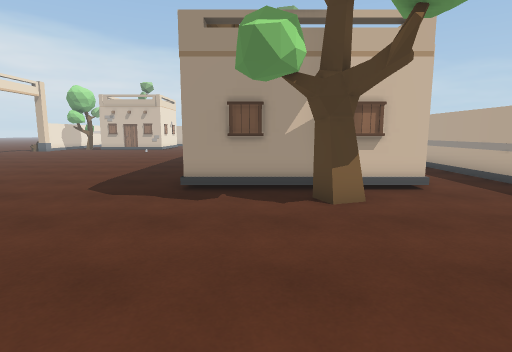
View 1 (above)

24 first-person views from a walk through a Unity game level. The camera is 1.4 m above the floor, tilts 8° down and sees 80° across. The floor is counted in squares, 1 m on a side. Each view is taken from the middle of a square. On the plan, view 1 faces up. The plan holds only what a view shows up to about 14 squares ahead; the rest is blank. The place goes on beyond the plan. The player is left out.

View 2
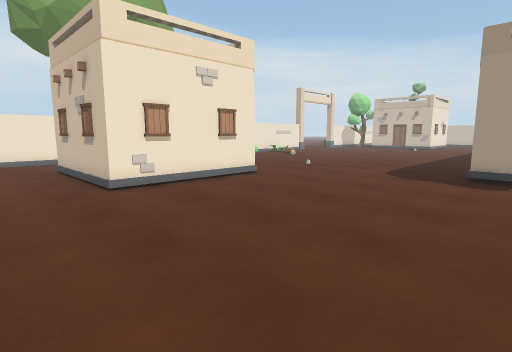

View 3
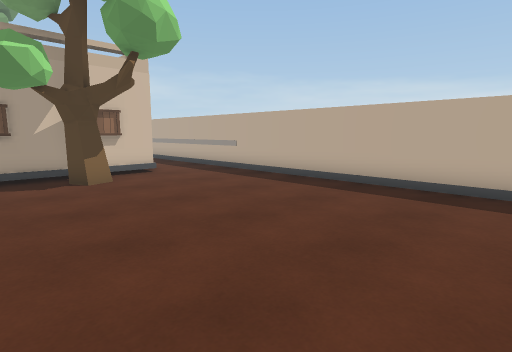

View 4
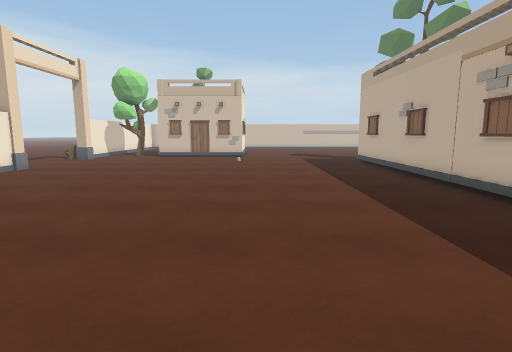

View 5
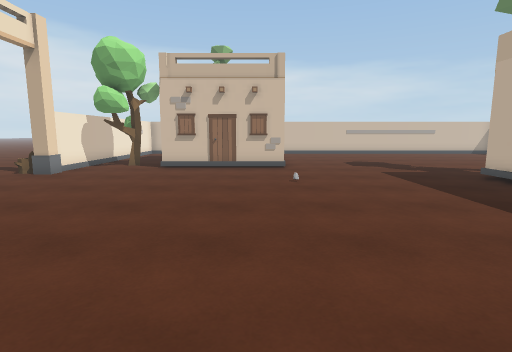

View 6
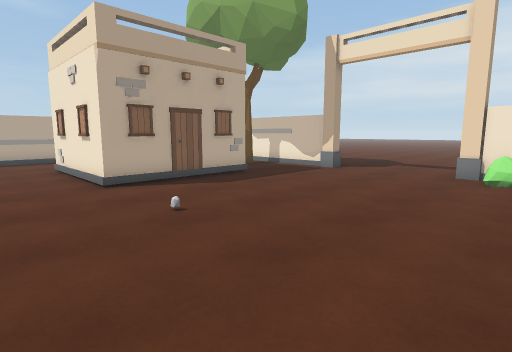

View 7
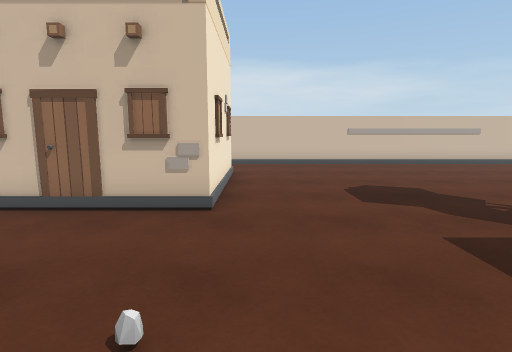

View 8
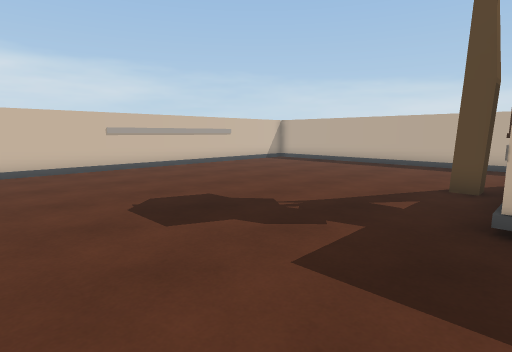

View 9
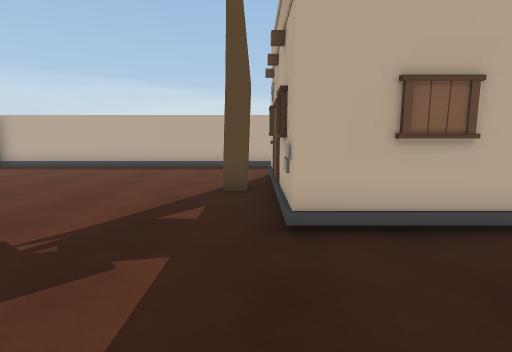

View 10
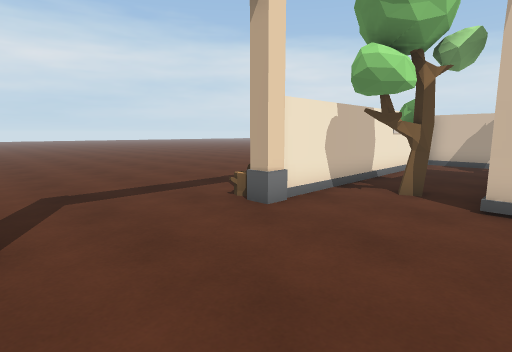

View 11
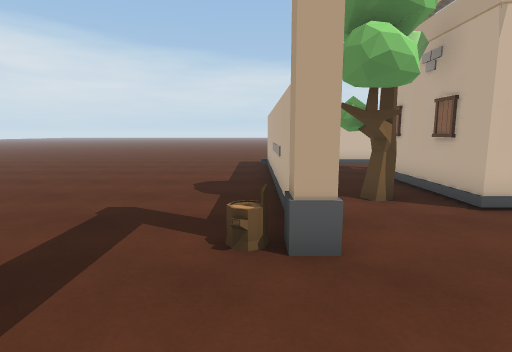

View 12
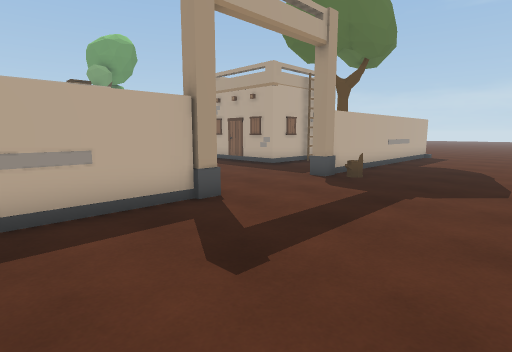

View 13
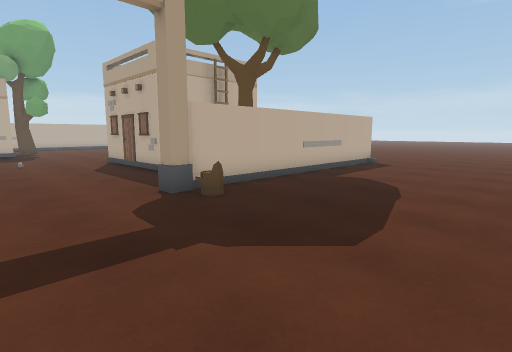

View 14
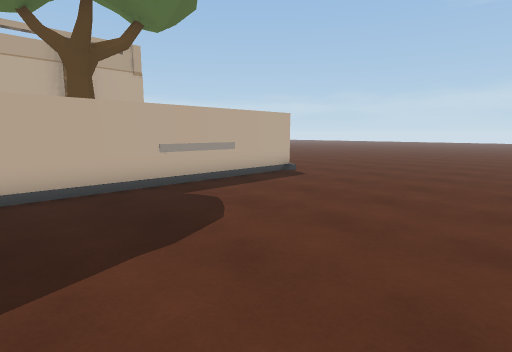

View 15
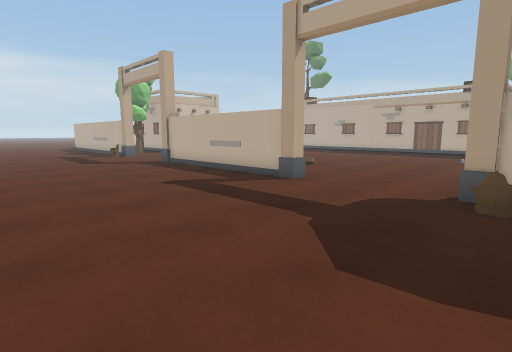

View 16
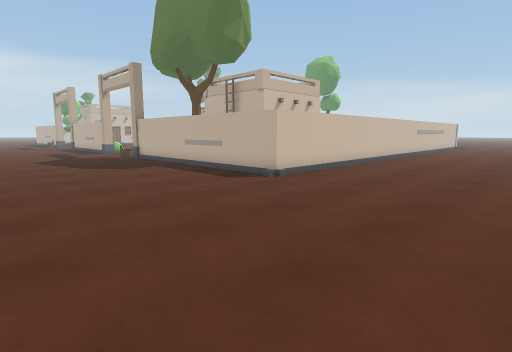

View 17
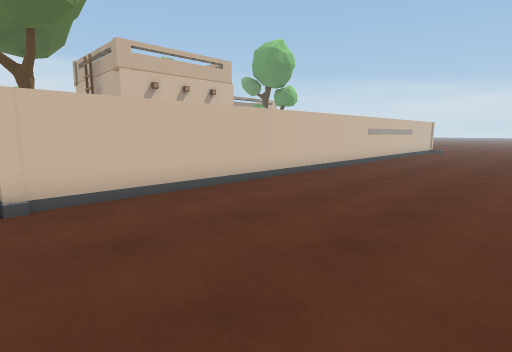

View 18
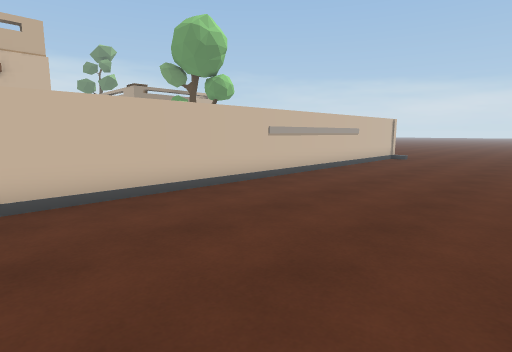

View 19
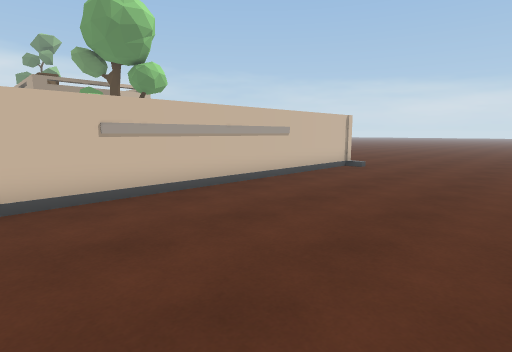

View 20
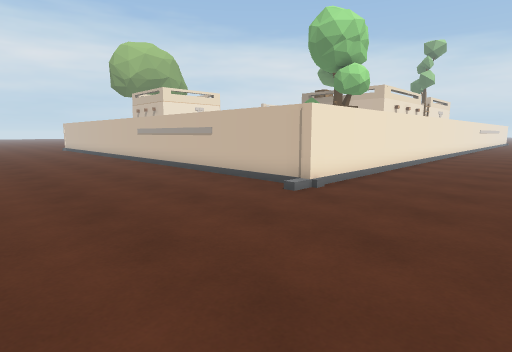

View 21
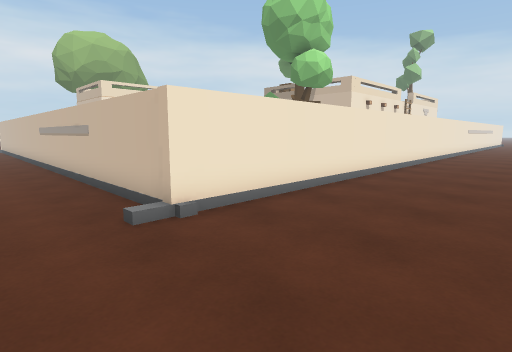

View 22
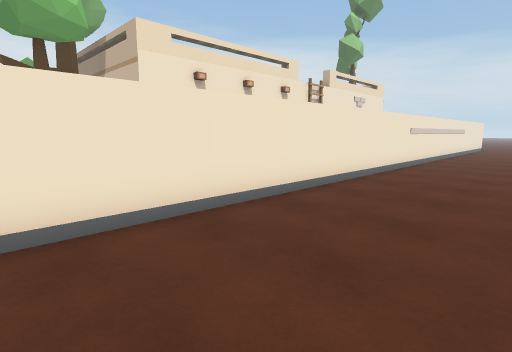

View 23
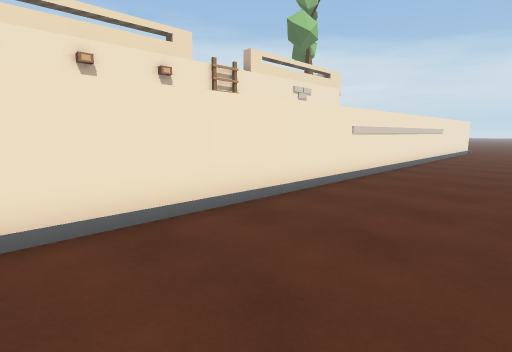

View 24
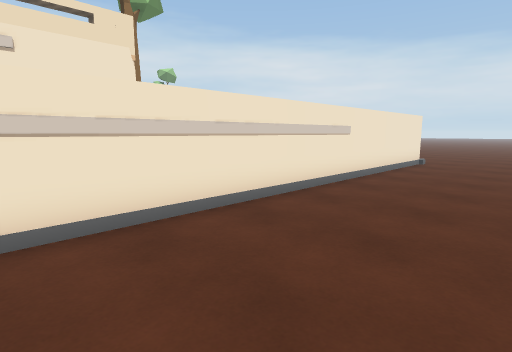

### Floor plan
Key: @ floor where view 1 was taken; # wall or solid block; . floor; B building; T tree; S stump; R rock; U bush; O other object.
Columns run from 24 left of view 1 to 12 right of it. Each row starts with its distance up from view 1.
 34 ........#####   ################....
 33 ........#....   ...............#....
 32 ........#...    ...............#....
 31 ........#...    ...............#....
 30 ........#..     #..............#....
 29 ........#..#    #..............#....
 28 ........# .#    #..............#....
 27 ........#TT#   ##..............#....
 26 ........#TT#####B..............#....
 25 ........#......................#.....
 24 .......S#.................T....#.....
 23 .........................TT....#.....
 22 ................R.....####  #  #.....
 21 ......................#        #.....
 20 ......................#        #....
 19  .......#.............#        #.....
 18  .......#.............#        #....
 17  .......#.............B        #....
 16  ....... .............#        #....
 15  .......  ............#        #.....
 14  .......O  ...........B        #.....
 13  .......#  ...........B        #.....
 12  .......#U............         #.....
 11 ........#.............        .#.....
 10 ......................        .#.....
  9 ......................B      ..#.....
  8 ................O.....B######..#.....
  7 ..........................T....#.....
  6  ......S#................TT....#.....
  5 ....... #...B##BB..............#....
  4  .......#..#    #..............#.....
  3 ........ T      #..............#....
  2 ........ T B    #..............#....
  1 ........#  B    #..............#....
  0 ........#..######.......@......#....
 -1 ........#......................#.....
 -2  .......#......................#.....
 -3  .......#       ...............#.....
 -4  .......########################.....
 -5 .....................................
 -6 .....................................
 -7 .....................................
 -8 .....................................
 -9 .....................................
-10  ...................................
-11 . ...... ...... ..........    ..... .

Positions as (right, up) in squares from view 1, and headings:
1: (0, 0), facing up
2: (0, -3), facing up-left
3: (-1, -3), facing up-right
4: (-7, 7), facing up
5: (-9, 13), facing up
6: (-5, 13), facing down-left
7: (-7, 20), facing up
8: (-7, 22), facing up-right
9: (-6, 23), facing right
10: (-12, 19), facing up-left
11: (-17, 20), facing up
12: (-22, 15), facing down-right
13: (-23, 10), facing down-right
14: (-24, 5), facing down-right
15: (-24, 5), facing up-right
16: (-24, -11), facing up-right
17: (-17, -11), facing up-right
18: (-10, -11), facing up-right
19: (-5, -11), facing up-right
20: (12, -11), facing up-left
21: (12, -7), facing up-left
22: (12, 4), facing up-left
23: (12, 9), facing up-left
24: (12, 19), facing up-left
